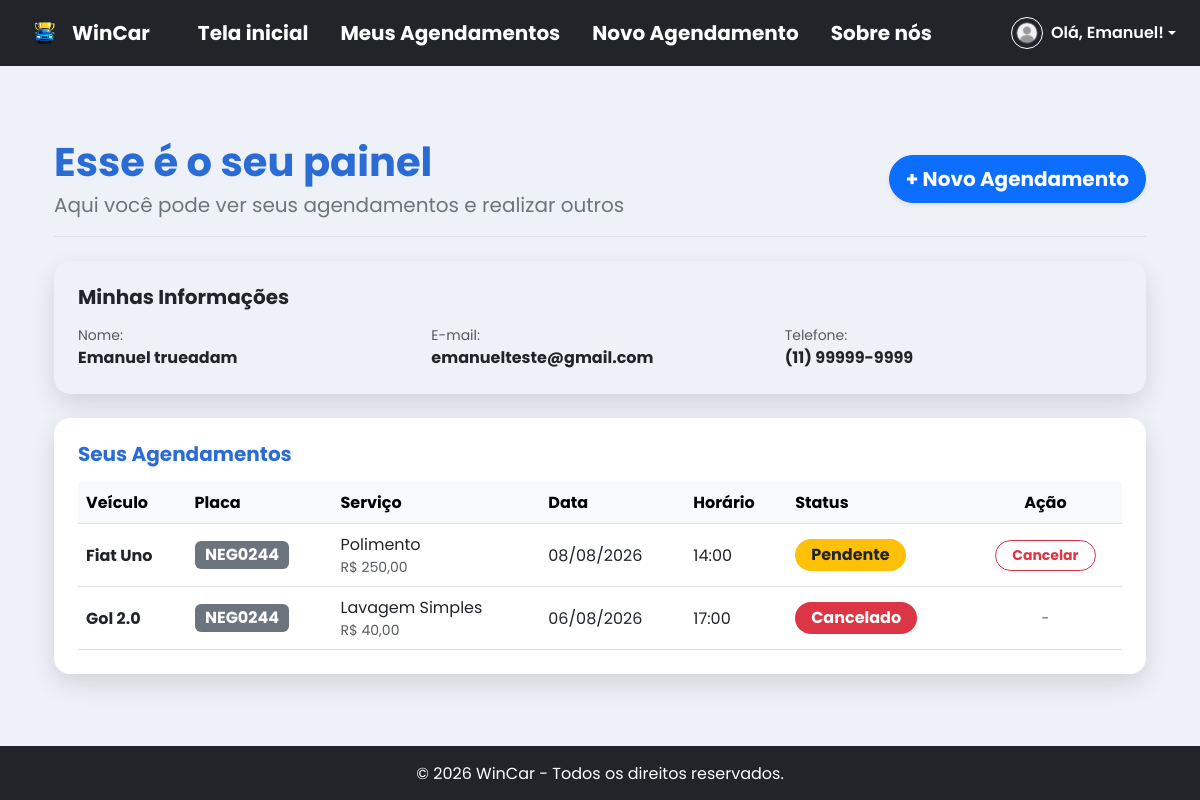
The page /painelcliente.php (signed in) on the database its author committed.
### tables this page shows
CREATE TABLE `cliente` (
  `id_cliente` int(11) NOT NULL,
  `nome` varchar(100) NOT NULL,
  `email` varchar(100) NOT NULL,
  `telefone` varchar(20) NOT NULL,
  `senha` varchar(255) NOT NULL,
  `tipo_usuario` enum('admin','cliente') DEFAULT 'cliente'
);

CREATE TABLE `agendamento` (
  `id_agendamento` int(11) NOT NULL,
  `id_cliente` int(11) NOT NULL,
  `id_servico` int(11) NOT NULL,
  `placa` varchar(8) NOT NULL,
  `modelo` varchar(50) NOT NULL,
  `data` date NOT NULL,
  `hora` time NOT NULL,
  `status` enum('Pendente','Confirmado','Concluido','Cancelado') DEFAULT 'Pendente',
  `created_at` timestamp NOT NULL DEFAULT current_timestamp()
);

CREATE TABLE `servico` (
  `id_servico` int(11) NOT NULL,
  `nome` varchar(100) NOT NULL,
  `descricao` text DEFAULT NULL,
  `preco` varchar(30) NOT NULL,
  `duracao` int(11) NOT NULL
);

### painelcliente.php (the view, shortened to what this page needs)
<?php
require_once 'config/conexao.php';
$id_cliente = $_SESSION['usuario_id'] ?? $_SESSION['usuario_id'];
try {
    $sqlCliente = "SELECT nome, email, telefone FROM cliente WHERE id_cliente = :id_cliente";
    $stmtCliente = $conexao->prepare($sqlCliente);
    $stmtCliente->bindParam(':id_cliente', $id_cliente);
    $stmtCliente->execute();
    $cliente = $stmtCliente->fetch(PDO::FETCH_ASSOC);
} catch (PDOException $e) {
    $cliente = null;
}
try {
    $sqlAgendamentos = "SELECT a.*, s.nome AS nome_servico, s.preco
                        FROM agendamento a
                        INNER JOIN servico s ON a.id_servico = s.id_servico
                        WHERE a.id_cliente = :id_cliente
                        ORDER BY a.data DESC, a.hora DESC";
    $stmtAgendamentos = $conexao->prepare($sqlAgendamentos);
    $stmtAgendamentos->bindParam(':id_cliente', $id_cliente);
    $stmtAgendamentos->execute();
    $meus_agendamentos = $stmtAgendamentos->fetchAll(PDO::FETCH_ASSOC);
} catch (PDOException $e) {
    $meus_agendamentos = [];
}
include 'includes/header.php';
?>
<div class="container my-5">
    <div class="d-flex justify-content-between align-items-center mb-4 pb-3 border-bottom">
        <div>
            <h1 class="fw-bold text-primary mb-1">Esse é o seu painel</h1>
            <p class="text-secondary fs-5 mb-0">Aqui você pode ver seus agendamentos e realizar outros</p>
        </div>
        <a href="agendar.php" class="btn btn-primary btn-lg rounded-pill shadow-sm fw-bold">
            + Novo Agendamento
        </a>
    </div>
    <?php if ($cliente): ?>
        <div class="card shadow-sm border-0 rounded-4 mb-4 bg-light">
            <div class="card-body p-4">
                <h5 class="fw-bold text-dark mb-3">Minhas Informações</h5>
                <div class="row g-3">
                    <div class="col-md-4">
                        <span class="text-muted d-block small">Nome:</span>
                        <strong class="fs-6 text-dark"><?php echo htmlspecialchars($cliente['nome'] ?? 'Não informado'); ?></strong>
                    </div>
                    <div class="col-md-4">
                        <span class="text-muted d-block small">E-mail:</span>
                        <strong class="fs-6 text-dark"><?php echo htmlspecialchars($cliente['email'] ?? 'Não informado'); ?></strong>
                    </div>
                    <div class="col-md-4">
                        <span class="text-muted d-block small">Telefone:</span>
                        <strong class="fs-6 text-dark"><?php echo htmlspecialchars($cliente['telefone'] ?? 'Não informado'); ?></strong>
                    </div>
                </div>
            </div>
        </div>
    <?php endif; ?>
    <div class="card shadow-lg border-0 rounded-4">
        <div class="card-body p-4">
            <h5 class="fw-bold text-primary mb-3">Seus Agendamentos</h5>
            <?php if (empty($meus_agendamentos)): ?>
                <div class="text-center py-5">
                    <h5 class="text-muted mb-3">Você ainda não possui nenhum agendamento.</h5>
                    <a href="agendar.php" class="btn btn-outline-primary rounded-pill fw-bold">Agendar meu primeiro serviço</a>
                </div>
            <?php else: ?>
                <div class="table-responsive">
                    <table class="table table-hover align-middle mb-0">
                        <thead class="table-light">
                            <tr>
                                <th>Veículo</th>
                                <th>Placa</th>
                                <th>Serviço</th>
                                <th>Data</th>
                                <th>Horário</th>
                                <th>Status</th>
                                <th class="text-center">Ação</th>
                            </tr>
                        </thead>
                        <tbody>
                            <?php foreach ($meus_agendamentos as $agendamento): ?>
                                <tr>
                                    <td class="fw-bold text-dark">
                                        <?php echo htmlspecialchars($agendamento['modelo']); ?>
                                    </td>
                                    <td>
                                        <span class="badge bg-secondary text-uppercase fs-6">
                                            <?php echo htmlspecialchars($agendamento['placa']); ?>
                                        </span>
                                    </td>
                                    <td>
                                        <?php echo htmlspecialchars($agendamento['nome_servico']); ?>
                                        <br>
                                        <small class="text-muted">
                                            R$ <?php echo number_format($agendamento['preco'], 2, ',', '.'); ?>
                                        </small>
                                    </td>
                                    <td>
                                        <?php echo date('d/m/Y', strtotime($agendamento['data'])); ?>
                                    </td>
                                    <td>
                                        <?php echo date('H:i', strtotime($agendamento['hora'])); ?>
                                    </td>
                                    <td>
                                        <?php
                                            $status = $agendamento['status'];
                                            $badgeClass = 'bg-warning text-dark';
                                            if ($status == 'Confirmado') {
                                                $badgeClass = 'bg-info text-white';
                                            } elseif ($status == 'Concluido' || $status == 'Concluído') {
                                                $badgeClass = 'bg-success text-white';
                                            } elseif ($status == 'Cancelado') {
                                                $badgeClass = 'bg-danger text-white';
                                            }
                                        ?>
                                        <span class="badge <?php echo $badgeClass; ?> px-3 py-2 rounded-pill fs-6">
                                            <?php echo htmlspecialchars($status); ?>
                                        </span>
                                    </td>
                                    <td class="text-center">
                                        <?php if ($agendamento['status'] != 'Cancelado' && $agendamento['status'] != 'Concluido' && $agendamento['status'] != 'Concluído'): ?>
                                            <a href="cancelar.php?id=<?php echo $agendamento['id_agendamento']; ?>"
                                               class="btn btn-sm btn-outline-danger rounded-pill px-3 fw-bold"
                                               onclick="return confirm('Tem certeza que deseja cancelar este agendamento?');">
                                                Cancelar
                                            </a>
                                        <?php else: ?>
                                            <span class="text-muted small">-</span>
                                        <?php endif; ?>
                                    </td>
                                </tr>
                            <?php endforeach; ?>
                        </tbody>
                    </table>
                </div>
            <?php endif; ?>
        </div>
    </div>
</div>
<?php include 'includes/footer.php'; ?>

### assets/css/estilo.css (style rules this page uses)
:root { --bs-primary: #2b6cd4; --bs-primary-rgb: 43, 108, 212; }
:root { --bs-light: #eef2f8; --bs-light-rgb: 238, 242, 248; }
.card { border: none; box-shadow: 0 10px 25px rgba(0, 0, 0, 0.12) !important; }
body { font-family: 'Poppins', sans-serif; }

### rows shown on the page
cliente: nome "Emanuel trueadam", email "emanuelteste@gmail.com", telefone "(11) 99999-9999"
agendamento: modelo "Fiat Uno", placa "NEG0244", id_servico.nome "Polimento", id_servico.preco "250,00", data "08/08/2026", hora "14:00", status "Pendente"
agendamento: modelo "Gol 2.0", placa "NEG0244", id_servico.nome "Lavagem Simples", id_servico.preco "40,00", data "06/08/2026", hora "17:00", status "Cancelado"

### other values the page prints
$primeiroNome "Emanuel"
